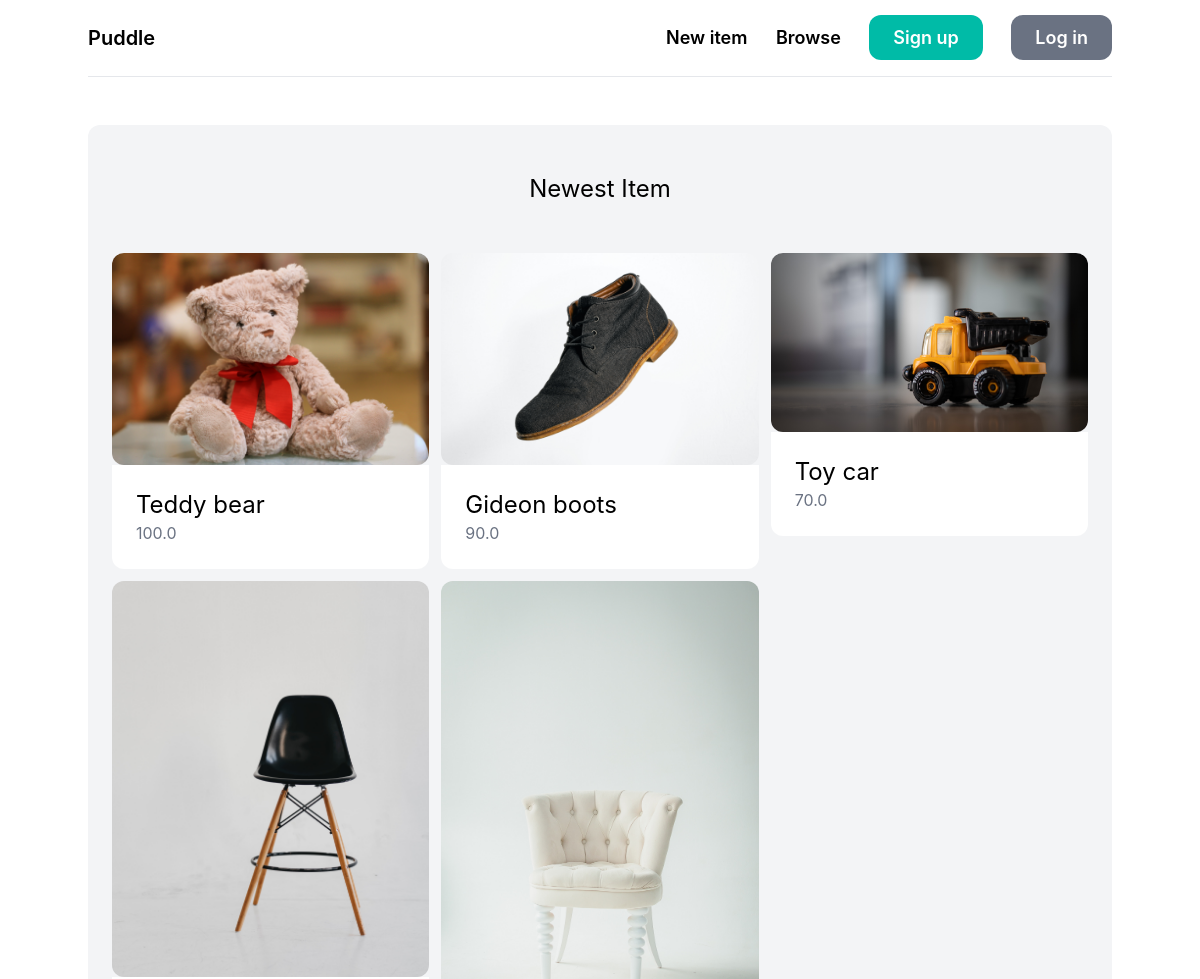
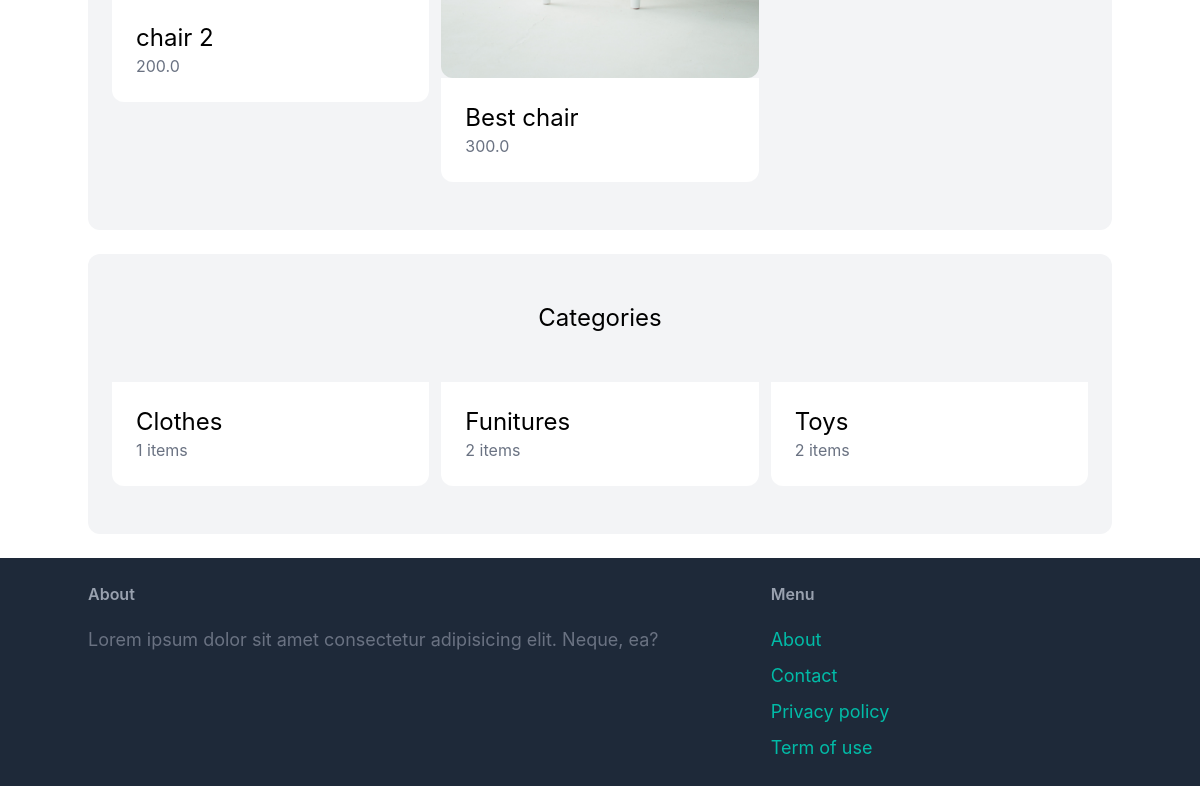
The page / on the database its author committed (2 pictures, top to bottom).
### core/models.py (models this page shows, shortened)
class Item(models.Model):
    category = models.ForeignKey(Category, related_name='items', on_delete=models.CASCADE)
    name = models.CharField(max_length=100)
    description = models.TextField(blank=True, null=True)
    price = models.FloatField()
    image = models.ImageField(upload_to='items_images', blank=True, null=True)
    is_sold = models.BooleanField(default=False)
    created_by = models.ForeignKey(User, related_name='items', on_delete=models.CASCADE)
    created_at = models.DateTimeField(auto_now_add=True)

class Category(models.Model):
    name = models.CharField(max_length=100)
    class Meta:
        ordering = ('name',)
        verbose_name_plural = 'Categories'

### core/views.py (the view)
# urls.py: path("", views.home, name='home'),
def home(request):
    items = Item.objects.filter(is_sold = False)[0:6]
    categories = Category.objects.all()
    context = {
        "items":items,
        "categories":categories
    }
    return render(request, 'core/index.html', context)

### templates/core/index.html (shortened to what this page needs)
{% extends 'base.html' %}
{% block content %}
<div class="mt-6 p-6 py-12 bg-gray-100 rounded-xl">
    <h2 class="mb-12 text-2xl text-center">Newest Item</h2>
    <div class="grid grid-cols-3 gap-3">
        {% for item in items %}
        <div>
            <a href="{% url 'detail' item.id %}">
                <div>
                    <img src="{{ item.image.url }}" class="rounded-xl" alt="">
                </div>
                <div class="p-6 bg-white rounded-b-xl">
                    <h2 class="text-2xl">{{ item.name }}</h2>
                    <p class="text-gray-500">{{ item.price }}</p>
                </div>
            </a>
        </div>
        {% endfor %}
    </div>
</div>
<div class="mt-6 p-6 py-12 bg-gray-100 rounded-xl">
    <h2 class="mb-12 text-2xl text-center">Categories</h2>
    <div class="grid grid-cols-3 gap-3">
        {% for category in categories %}
            <a href="">
                <div class="p-6 bg-white rounded-b-xl">
                    <h2 class="text-2xl">{{ category.name }}</h2>
                    <p class="text-gray-500">{{ category.items.count }} items</p>
                </div>
            </a>
        {% endfor %}
    </div>
</div>
{% endblock content %}

### rows shown on the page
Item: image (picture), name "Teddy bear", price "100.0"
Item: image (picture), name "Gideon boots", price "90.0"
Item: image (picture), name "Toy car", price "70.0"
Item: image (picture), name "chair 2", price "200.0"
Item: image (picture), name "Best chair", price "300.0"
Category: name "Clothes", items.count "1"
Category: name "Funitures", items.count "2"
Category: name "Toys", items.count "2"
